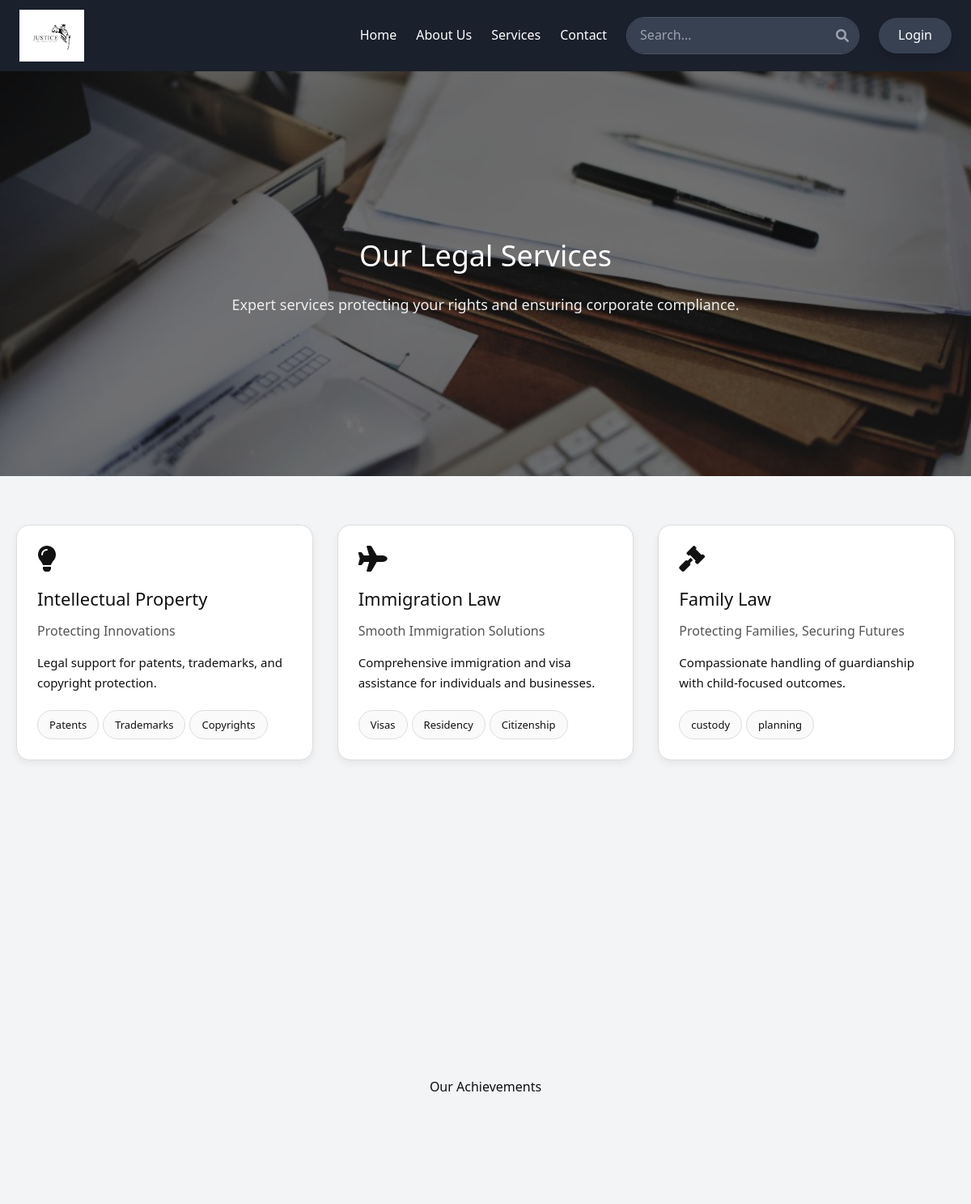
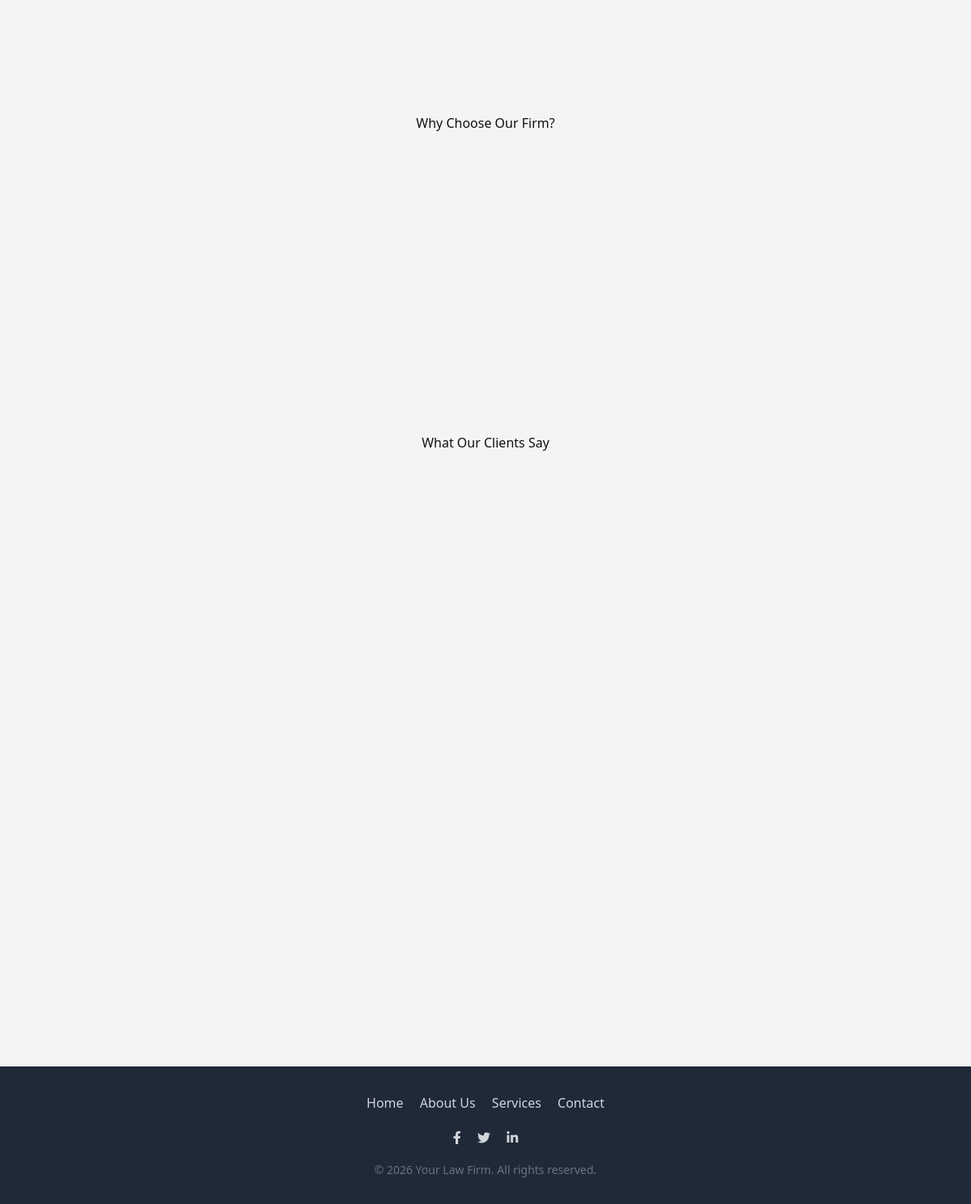
The app's page /service.php with its own data (2 pictures, top to bottom).
### tables this page shows
CREATE TABLE `services` (
  `id` int(11) NOT NULL,
  `title` varchar(255) NOT NULL,
  `subtitle` varchar(255) NOT NULL,
  `description` text NOT NULL,
  `expertise` text DEFAULT NULL
);

### service.php (the view, shortened to what this page needs)
<?php
include "includes/header.php";
$res = $conn->query("SELECT * FROM services ORDER BY id DESC");
$services = [];
if ($res) {
    while($r = $res->fetch_assoc()) $services[] = $r;
}
$extra_services = [
  ['title'=>'Intellectual Property', 'subtitle'=>'Protecting Innovations', 'description'=>'Legal support for patents, trademarks, and copyright protection.','expertise'=>'Patents, Trademarks, Copyrights','icon'=>'fas fa-lightbulb'],
  ['title'=>'Immigration Law', 'subtitle'=>'Smooth Immigration Solutions', 'description'=>'Comprehensive immigration and visa assistance for individuals and businesses.','expertise'=>'Visas, Residency, Citizenship','icon'=>'fas fa-plane']
];
$services = array_merge($extra_services, $services);
?>
<!DOCTYPE html>
<html lang="en">
<head>
<link rel="stylesheet" href="https://cdnjs.cloudflare.com/ajax/libs/font-awesome/6.0.0-beta3/css/all.min.css">
</head>
<body>
<header class="service-header">
  <div class="overlay">
    <h1> Our Legal Services</h1>
    <p class="lead">Expert services protecting your rights and ensuring corporate compliance.</p>
  </div>
</header>
<div class="wrap">
<?php if(empty($services)): ?>
  <p style="text-align:center;color:#999;">No services available right now.</p>
<?php else: ?>
  <div class="grid">
    <?php foreach($services as $s): ?>
      <div class="card">
        <i class="icon <?= isset($s['icon'])?$s['icon']:'fas fa-gavel'; ?>"></i>
        <h3><?=htmlspecialchars($s['title']);?></h3>
        <h4><?=htmlspecialchars($s['subtitle']);?></h4>
        <p><?=nl2br(htmlspecialchars($s['description']));?></p>
        <?php if(!empty($s['expertise'])): ?>
          <div class="expertise">
            <?php
              $tags = array_filter(array_map('trim', explode(',', $s['expertise'])));
              foreach($tags as $t) echo "<span>".htmlspecialchars($t)."</span>";
            ?>
          </div>
        <?php endif; ?>
      </div>
    <?php endforeach; ?>
  </div>
<?php endif; ?>
<section>
  <h2 style="text-align:center;margin-top:70px;">Our Achievements</h2>
  <div class="achievements">
  </div>
</section>
<section>
  <h2 style="text-align:center;margin-top:70px;">Why Choose Our Firm?</h2>
  <div class="point-grid">
  </div>
</section>
<section class="testimonial-section">
  <h2>What Our Clients Say</h2>
  <div class="testimonial-grid">
  </div>
</section>
</div>
<?php include "includes/footer.php"; ?>
</body>
</html>

### includes/header.php (style rules this page uses)
body { font-family: 'Inter', sans-serif; background-color: #f8fafc; }

### service.php (style rules this page uses)
:root { --bg:#f8f8f8; --panel:#fff; --text:#111; --muted:#555; --border:#ddd; --accent:#111; --hover-tag-bg:#111; --hover-tag-text:#fff; }
* { box-sizing:border-box;margin:0;padding:0; }
body { font-family:'Segoe UI',Arial,sans-serif;background:var(--bg);color:var(--text);line-height:1.7;overflow-x:hidden; }
.wrap { max-width:1200px;margin:0 auto;padding:60px 20px; }
.service-header { position: relative; background: url('images/service.jpg') no-repeat center center; background-size: cover; height: 500px; display: flex; align-items: center; justify-content: center; text-align: center; }
.service-header .overlay { background: rgba(0,0,0,0.55); color: #fff; width: 100%; height: 100%; display: flex; flex-direction: column; align-items: center; justify-content: center; padding: 20px; animation: fadeIn 1.5s ease; }
.service-header h1 { font-size: 36px; margin-bottom: 15px; color: #fff; }
.service-header p.lead { color: #eee; font-size: 18px; max-width: 700px; margin: 0 auto; }
.grid { display:grid;grid-template-columns:repeat(auto-fit,minmax(300px,1fr));gap:30px; }
.card { background:var(--panel); border-radius:16px; padding:25px; box-shadow:0 4px 10px rgba(0,0,0,0.06); display:flex; flex-direction:column; justify-content:space-between; transition: all 0.4s ease; border:1px solid var(--border); opacity:0; transform:translateY(40px); }
.card.reveal { opacity:1; transform:translateY(0); }
.card i.icon { font-size:32px; color:var(--accent); margin-bottom:15px; transition:all 0.4s ease; }
.card h3 { font-size:22px;margin-bottom:8px;color:var(--accent); }
.card h4 { font-size:16px;margin-bottom:12px;color:var(--muted); }
.card p { font-size:15px;color:var(--text);margin-bottom:15px; }
.expertise { display:flex;flex-wrap:wrap;margin-top:auto; }
.expertise span { display:inline-block; margin:5px 5px 0 0; padding:6px 14px; border-radius:25px; border:1px solid #ddd; font-size:13px; background:#fafafa; color:var(--text); transition:0.3s ease; }
.achievements { display:grid;grid-template-columns:repeat(auto-fit,minmax(150px,1fr));gap:25px;margin-top:70px;text-align:center; }
.point-grid { display:grid;grid-template-columns:repeat(auto-fit,minmax(250px,1fr));gap:25px;margin-top:40px; }
.testimonial-section { margin-top:70px; }
.testimonial-section h2 { text-align:center;margin-bottom:40px;color:var(--accent); }
.testimonial-grid { display:grid;grid-template-columns:repeat(auto-fit,minmax(280px,1fr));gap:25px; }

### records on screen
services: title "Family Law", subtitle "Protecting Families, Securing Futures", description "Compassionate handling of guardianship with child-focused outcomes.", expertise "custody", expertise "planning"

### other values on screen
$s['title'] "Intellectual Property"
$s['subtitle'] "Protecting Innovations"
$s['description'] "Legal support for patents, trademarks, and copyright protection."
$t "Patents"
$t "Trademarks"
$t "Copyrights"
$s['title'] "Immigration Law"
$s['subtitle'] "Smooth Immigration Solutions"
$s['description'] "Comprehensive immigration and visa assistance for individuals and businesses."
$t "Visas"
$t "Residency"
$t "Citizenship"
